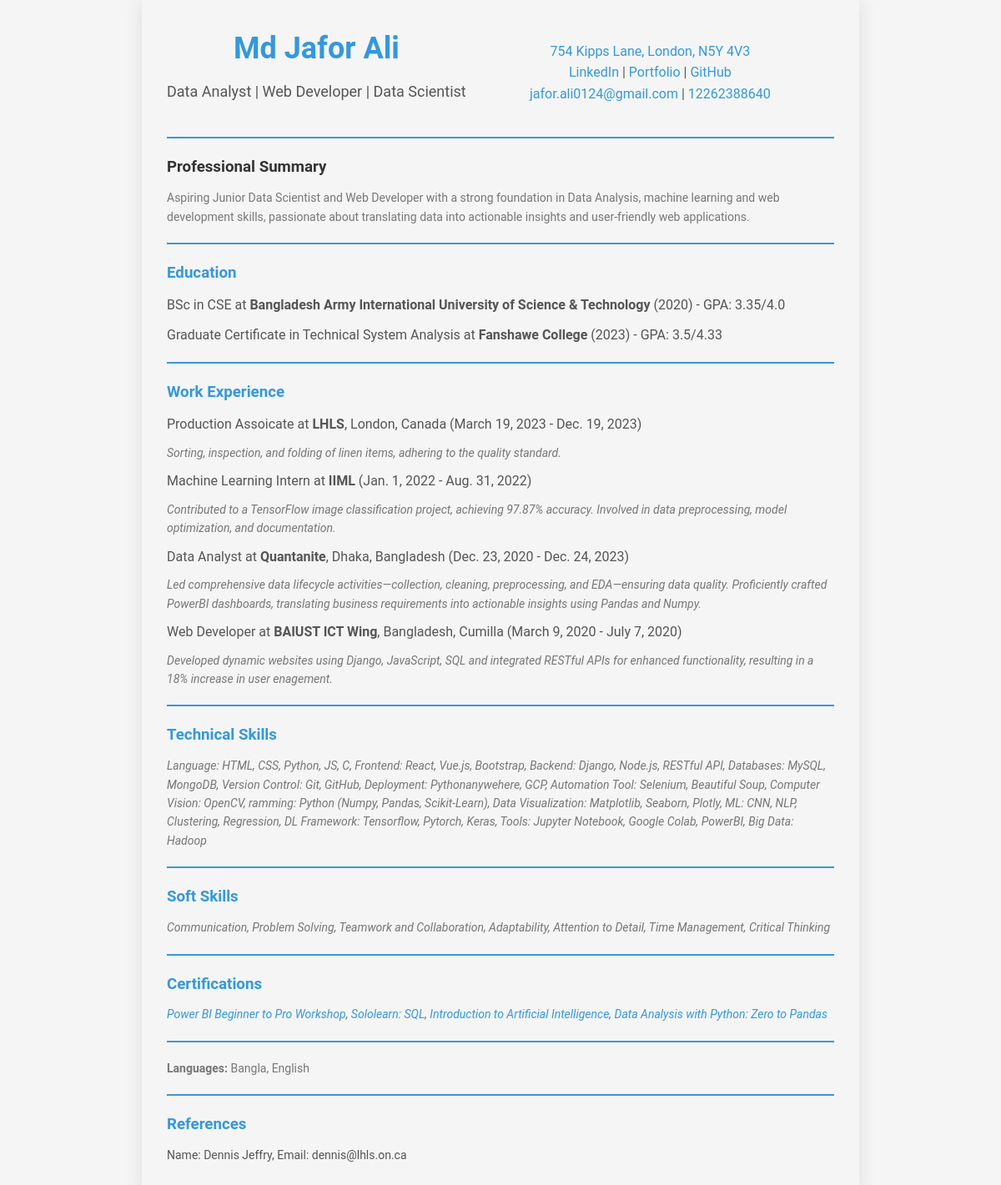
The app's page /preview/1/5/ with its own data.
### resume_app/models.py (models this page shows, shortened)
class UserInfo(models.Model):
    first_name = models.CharField(max_length=50)
    last_name = models.CharField(max_length=50)
    email = models.EmailField()
    phone_number = models.CharField(max_length=20, blank=True, null=True)
    address = models.TextField(blank=True, null=True)
    city = models.CharField(max_length=50)
    post_code = models.CharField(max_length=50)
    linkedin_profile = models.URLField(blank=True, null=True)
    portfolio_website = models.URLField(blank=True, null=True)
    github_profile = models.URLField(blank=True, null=True)
    job_title = models.CharField(max_length=50)
    professional_summary = models.TextField(blank=True, null=True)

class Education(models.Model):
    user_info = models.ForeignKey('UserInfo', on_delete=models.CASCADE, related_name='educations')
    degree = models.CharField(max_length=100, blank=True)
    institution = models.CharField(max_length=100, blank=True)
    graduation_year = models.IntegerField(blank=True, null=True)
    gpa_total = models.FloatField(blank=True, null=True)
    gpa_obtained = models.FloatField(blank=True, null=True)

class Experience(models.Model):
    user_info = models.ForeignKey('UserInfo', on_delete=models.CASCADE, related_name='experiences')
    title = models.CharField(max_length=100, blank=True)
    company = models.CharField(max_length=100, blank=True)
    start_date = models.DateField(blank=True, null=True)
    end_date = models.DateField(blank=True, null=True)
    country = models.CharField(max_length=50, blank=True)
    city = models.CharField(max_length=50, blank=True)
    description = models.TextField(blank=True)

class TechnicalSkill(models.Model):
    user_info = models.ForeignKey('UserInfo', on_delete=models.CASCADE, related_name='technical_skills')
    name = models.CharField(max_length=50, blank=True)
    def __str__(self):
        return self.name

class SoftSkill(models.Model):
    user_info = models.ForeignKey('UserInfo', on_delete=models.CASCADE, related_name='soft_skills')
    name = models.CharField(max_length=50, blank=True)
    def __str__(self):
        return self.name

class Certification(models.Model):
    user_info = models.ForeignKey('UserInfo', on_delete=models.CASCADE, related_name='certifications')
    name = models.CharField(max_length=100)
    url = models.URLField(blank=True, null=True)

class LanguageKnown(models.Model):
    user_info = models.ForeignKey('UserInfo', on_delete=models.CASCADE, related_name='languages_known')
    language = models.CharField(max_length=100, blank=True)
    def __str__(self):
        return self.language

class Reference(models.Model):
    user_info = models.ForeignKey('UserInfo', on_delete=models.CASCADE, related_name='references')
    name = models.CharField(max_length=100)
    email = models.EmailField()
    phone_number = models.CharField(max_length=20, blank=True, null=True)

### resume_app/views.py (the view)
# urls.py: path('preview/<int:user_info_id>/<int:format_id>/', preview_format, name='preview_format'),
def preview_format(request, user_info_id, format_id):
    user_info = get_object_or_404(UserInfo, id=user_info_id)
    resume_format = get_object_or_404(ResumeFormat, id=format_id)
    template_path = resume_format.template_path
    context = {'user_info': user_info}
    return render(request, template_path, context)

### resume_app/templates/resume_app/formats/style_1.html (shortened to what this page needs)
<!DOCTYPE html>
<html lang="en">
<head>
</head>
<body>
    <div class="container">
        <header>
            <h2>{{ user_info.first_name }} {{ user_info.last_name }}</h2>
            <span>{{ user_info.job_title }}</span>
        </header>
        <div class="header-section1 contact-info">
            <section>
                <p>
                    {% if user_info.address %}
                        <a href="https://www.google.com/maps?q={{ user_info.address }}, {{ user_info.city }}, {{ user_info.post_code }}" target="_blank">
                            {{ user_info.address }}, {{ user_info.city }}, {{ user_info.post_code }}
                        </a>
                        <br>
                    {% endif %}
                    {% if user_info.linkedin_profile %}<a href="{{ user_info.linkedin_profile }}" target="_blank">LinkedIn</a> |{% endif %}
                    {% if user_info.portfolio_website %}<a href="{{ user_info.portfolio_website }}" target="_blank">Portfolio</a> |{% endif %}
                    {% if user_info.github_profile %}<a href="{{ user_info.github_profile }}" target="_blank">GitHub</a><br>{% endif %}
                    <a href="mailto:{{ user_info.email }}">{{ user_info.email }}</a> |
                    {% if user_info.phone_number %}
                        <a href="tel:{{ user_info.phone_number}}">{{ user_info.phone_number }}</a> <br>
                    {% endif %}
                </p>
            </section>
        </div>
    </div>
    <hr>
    <div class="header-section">
        <section class="career-objective">
            <h3>Professional Summary</h3>
            {% if user_info.professional_summary %}<p>{{ user_info.professional_summary }}</p>{% endif %}
        </section>
    </div>
    <hr>
    <div class="header-section">
        <section class="education">
            <h3 class="section-title">Education</h3>
            <ul>
                {% for education in user_info.educations.all %}
                    <li>
                        {{ education.degree }} at <b>{{ education.institution }}</b> ({{ education.graduation_year }})
                        {% if education.gpa_obtained and education.gpa_total %}
                            - GPA: {{ education.gpa_obtained }}/{{ education.gpa_total }}
                        {% endif %}
                    </li>
                {% endfor %}
            </ul>
        </section>
    </div>
    <hr>
    <div class="header-section">
        <section class="experience">
            <h3 class="section-title">Work Experience</h3>
            <ul>
                {% for experience in user_info.experiences.all %}
                    <li>
                        {{ experience.title }} at <b>{{ experience.company}}</b>{% if experience.city and experience.country %}, {{experience.city }}, {{ experience.country }}
                        {% endif %}
                        ({{ experience.start_date }} - {{ experience.end_date }})
                        <i>{% if experience.description %}<p>{{ experience.description }}</p>{% endif %}</i>
                    </li>
                {% endfor %}
            </ul>
        </section>
    </div>
    <hr>
    <div class="header-section">
        <section class="skills">
            <h3 class="section-title">Technical Skills</h3>
            <i><p>{% if user_info.technical_skills.all %}{{ user_info.technical_skills.all | join:", " }}{% endif %}<p></i>
        </section>
    </div>
    <hr>
    <div class="header-section">
        <section class="skills">
            <h3 class="section-title">Soft Skills</h3>
            <i><p>{% if user_info.soft_skills.all %}{{ user_info.soft_skills.all | join:", " }}{% endif %}</P></i>
        </section>
    </div>
    <hr>
    <div class="header-section certifications">
        <section>
            <h3 class="section-title">Certifications</h3>
            <p>
                {% for certification in user_info.certifications.all %}
                    <i><a href="{{ certification.url }}" target="_blank">{{ certification.name }}</a>{% if not forloop.last %}, {% endif %}</i>
                {% endfor %}
            </p>
        </section>
    </div>
    <hr>
    <p><b>Languages:</b> {% if user_info.languages_known.all %}{{ user_info.languages_known.all | join:", " }}{% endif %}</p>
    <hr>
    <div class="header-section references">
        <section>
            <h3 class="section-title">References</h3>
            <ul>
                {% for reference in user_info.references.all %}
                    {% if reference.name or reference.email or reference.phone_number %}
                        <p>
                            Name: {% if reference.name %}{{ reference.name }}{% endif %},
                            Email: {% if reference.email %}{{ reference.email }}{% endif %}
                        </p>
                    {% endif %}
                {% endfor %}
            </ul>
        </section>
    </div>
</body>
</html>

### resume_app/templates/resume_app/formats/style_1.html (style rules this page uses)
body { font-family: 'Roboto', Arial, sans-serif; line-height: 1.6; margin: 0 auto; max-width: 800px; padding: 30px; background-color: #f5f5f5; color: #333; box-shadow: 0 0 20px rgba(0, 0, 0, 0.1); }
header { text-align: center; margin-bottom: 20px; }
h2 { margin: 0; font-size: 36px; color: #3498db; }
span { display: block; font-size: 18px; color: #555; margin-top: 8px; }
.container { display: flex; justify-content: space-between; align-items: center; }
.header-section1 { flex: 1; text-align: right; }
.header-section { flex: 1; text-align: left; }
.contact-info p { margin: 10px 0; font-size: 16px; color: #555; text-align: center; }
.contact-info p a { color: #3498db; text-decoration: none; }
hr { margin: 20px 0; border: none; border-top: 2px solid #3498db; padding: 0; }
.section-title { color: #3498db; }
ul { list-style: none; padding: 0; margin: 0; }
li { margin-bottom: 10px; font-size: 16px; color: #555; }
p { margin: 10px 0; font-size: 14px; color: #777; }
h3 { margin-bottom: 10px; }
.certifications p i a { color: #3498db; text-decoration: none; }
.references ul p { margin: 5px 0; font-size: 14px; color: #555; }

### records on screen
UserInfo: first_name "Md Jafor", last_name "Ali", job_title "Data Analyst | Web Developer | Data Scientist", address "754 Kipps Lane", city "London", post_code "N5Y 4V3", email "jafor.ali0124@gmail.com", phone_number "12262388640", professional_summary "Aspiring Junior Data Scientist and Web Developer with a strong foundation in Data Analysis, machine learning and web development skills, passionate about translating data into actionable insights and user-friendly web applications.", technical_skills.all "Language: HTML, CSS, Python, JS, C, Frontend: React, Vue.js, Bootstrap, Backend: Django, Node.js, RESTful API, Databases: MySQL, MongoDB, Version Control: Git, GitHub, Deployment: Pythonanywehere, GCP, Automation Tool: Selenium, Beautiful Soup, Computer Vision: OpenCV, ramming: Python (Numpy, Pandas, Scikit-Learn), Data Visualization: Matplotlib, Seaborn, Plotly, ML: CNN, NLP, Clustering, Regression, DL Framework: Tensorflow, Pytorch, Keras, Tools: Jupyter Notebook, Google Colab, PowerBI, Big Data: Hadoop", soft_skills.all "Communication, Problem Solving, Teamwork and Collaboration, Adaptability, Attention to Detail, Time Management, Critical Thinking", languages_known.all "Bangla, English"
Education: degree "BSc in CSE", institution "Bangladesh Army International University of Science & Technology", graduation_year "2020", gpa_obtained "3.35", gpa_total "4.0"
Education: degree "Graduate Certificate in Technical System Analysis", institution "Fanshawe College", graduation_year "2023", gpa_obtained "3.5", gpa_total "4.33"
Experience: title "Production Assoicate", company "LHLS", city "London", country "Canada", start_date "March 19, 2023", end_date "Dec. 19, 2023", description "Sorting, inspection, and folding of linen items, adhering to the quality standard."
Experience: title "Machine Learning Intern", company "IIML", start_date "Jan. 1, 2022", end_date "Aug. 31, 2022", description "Contributed to a TensorFlow image classification project, achieving 97.87% accuracy. Involved in data preprocessing, model optimization, and documentation."
Experience: title "Data Analyst", company "Quantanite", city "Dhaka", country "Bangladesh", start_date "Dec. 23, 2020", end_date "Dec. 24, 2023", description "Led comprehensive data lifecycle activities—collection, cleaning, preprocessing, and EDA—ensuring data quality. Proficiently crafted PowerBI dashboards, translating business requirements into actionable insights using Pandas and Numpy."
Experience: title "Web Developer", company "BAIUST ICT Wing", city "Bangladesh", country "Cumilla", start_date "March 9, 2020", end_date "July 7, 2020", description "Developed dynamic websites using Django, JavaScript, SQL and integrated RESTful APIs for enhanced functionality, resulting in a 18% increase in user enagement."
Certification: name "Power BI Beginner to Pro Workshop"
Certification: name "Sololearn: SQL"
Certification: name "Introduction to Artificial Intelligence"
Certification: name "Data Analysis with Python: Zero to Pandas"
Reference: name "Dennis Jeffry", email "dennis@lhls.on.ca"
